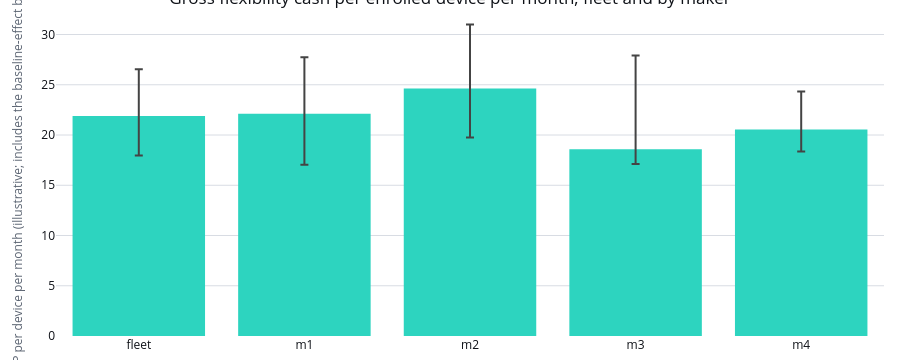

Write notebook code for a chart like this one.
### Markdown cell above
## 5. Partner measures and the GBP10 guarantee floor

A device maker's own question is different from the supplier's: not "did my customers save
money", but "what does my installed base earn me". `partner_world`/`partner_summary` (supplier
contract v1 section 4.2) answer it per group -- the fleet, each cohort, and each maker, now that
`units.manufacturer_id` exists in this run -- in **gross flexibility cash**: before the customer's
own share and any penalty, so it includes the ledger's baseline-effect bucket (which is not
flexibility on its own; every caption on this figure says so). An "earning" device is one that
*physically* turned down in at least one settled slot, not one whose allocated cash happened to be
positive, so a maker's own share-earning figure can never be gamed by the allocation rule.

`household_value_exceedance` (section 4.3) asks a different, marketing-facing question: what share
of enrolled customers clear a guaranteed GBP per month, and what would it cost to top up everyone
else to that floor? It always uses the pass-through customer value (as if the day-ahead price
reached the customer), independent of the supplier's own reward mode in section 2, and the two
readings of the same shifted energy are never added.

### Code cell
partner_groups_shown = ["fleet"] + sorted(
    base.partner_world.query("group_type == 'manufacturer'")["group_id"].unique()
)
HEADLINE_METRIC = "gross_flex_gbp_per_enrolled_device_per_month"
headline_rows = (
    base.partner_summary.query("group_id in @partner_groups_shown and metric == @HEADLINE_METRIC")
    .set_index("group_id")
    .loc[partner_groups_shown]
)

partner_figure = go.Figure(
    go.Bar(
        x=partner_groups_shown,
        y=headline_rows["p50"].round(3),
        error_y={
            "type": "data",
            "symmetric": False,
            "array": headline_rows["p90"] - headline_rows["p50"],
            "arrayminus": headline_rows["p50"] - headline_rows["p10"],
        },
        marker_color=SERIES_COLOURS["selected"],
    )
)
partner_figure.update_layout(
    title="Gross flexibility cash per enrolled device per month, fleet and by maker",
    yaxis_title="GBP per device per month (illustrative; includes the baseline-effect bucket)",
    showlegend=False,
)
apply_notebook_style(partner_figure, height=360)

### Figure 1 — Plotly figure (JSON) as saved in the notebook; plotly's stock layout.template omitted (floating-point values rounded to 4 significant figures)
{"data": [{"error_y": {"array": [4.651, 5.639, 6.382, 9.341, 3.782], "arrayminus": [3.937, 5.075, 4.869, 1.469, 2.174], "symmetric": false, "type": "data"}, "marker": {"color": "#2DD4BF"}, "x": ["fleet", "m1", "m2", "m3", "m4"], "y": [21.9, 22.1, 24.62, 18.58, 20.54], "type": "bar"}], "layout": {"title": {"text": "Gross flexibility cash per enrolled device per month, fleet and by maker"}, "yaxis": {"title": {"text": "GBP per device per month (illustrative; includes the baseline-effect bucket)"}}, "showlegend": false, "margin": {"b": 24}, "height": 360, "paper_bgcolor": "#FFFFFF", "plot_bgcolor": "#FFFFFF"}}
